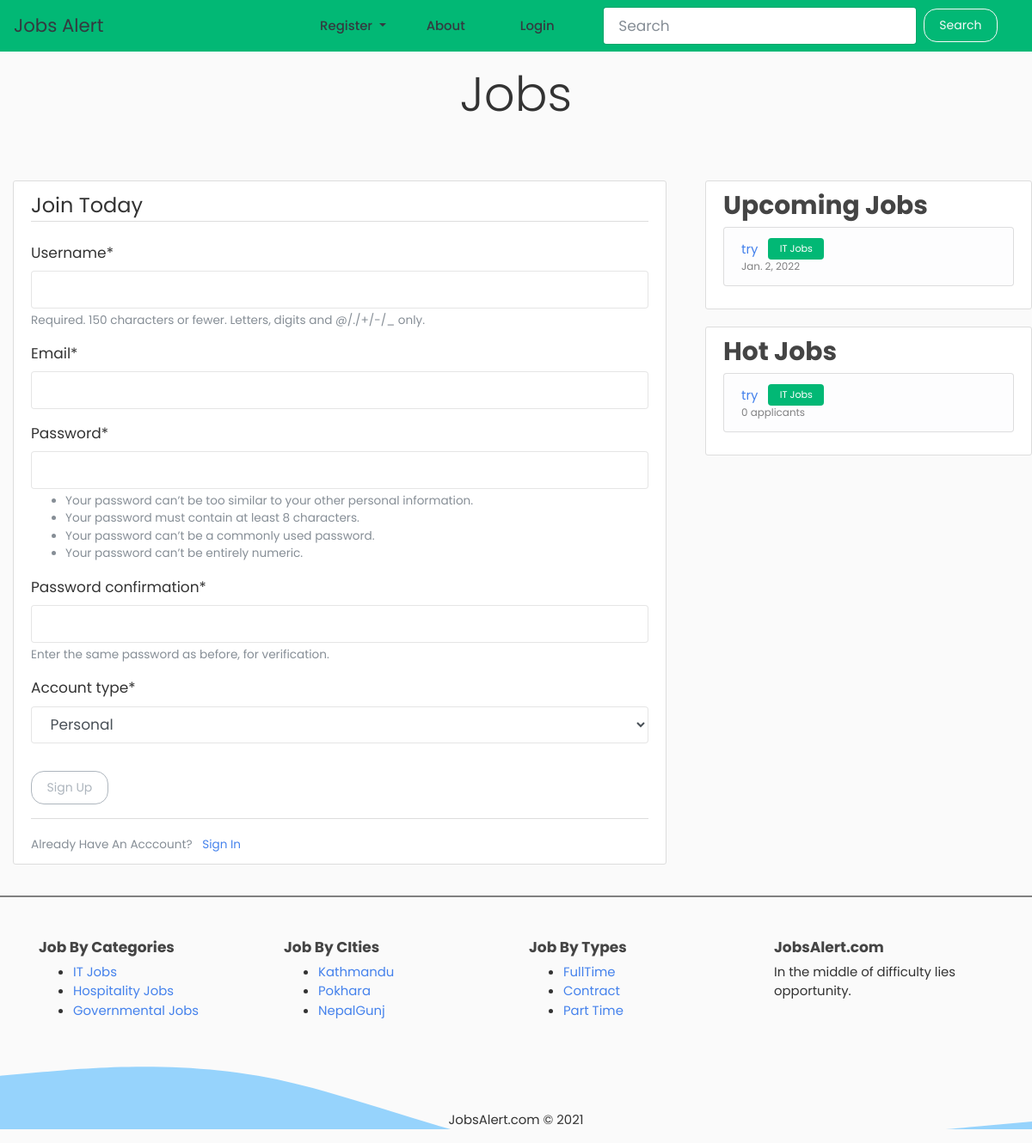
Page /register on the earlier database version.
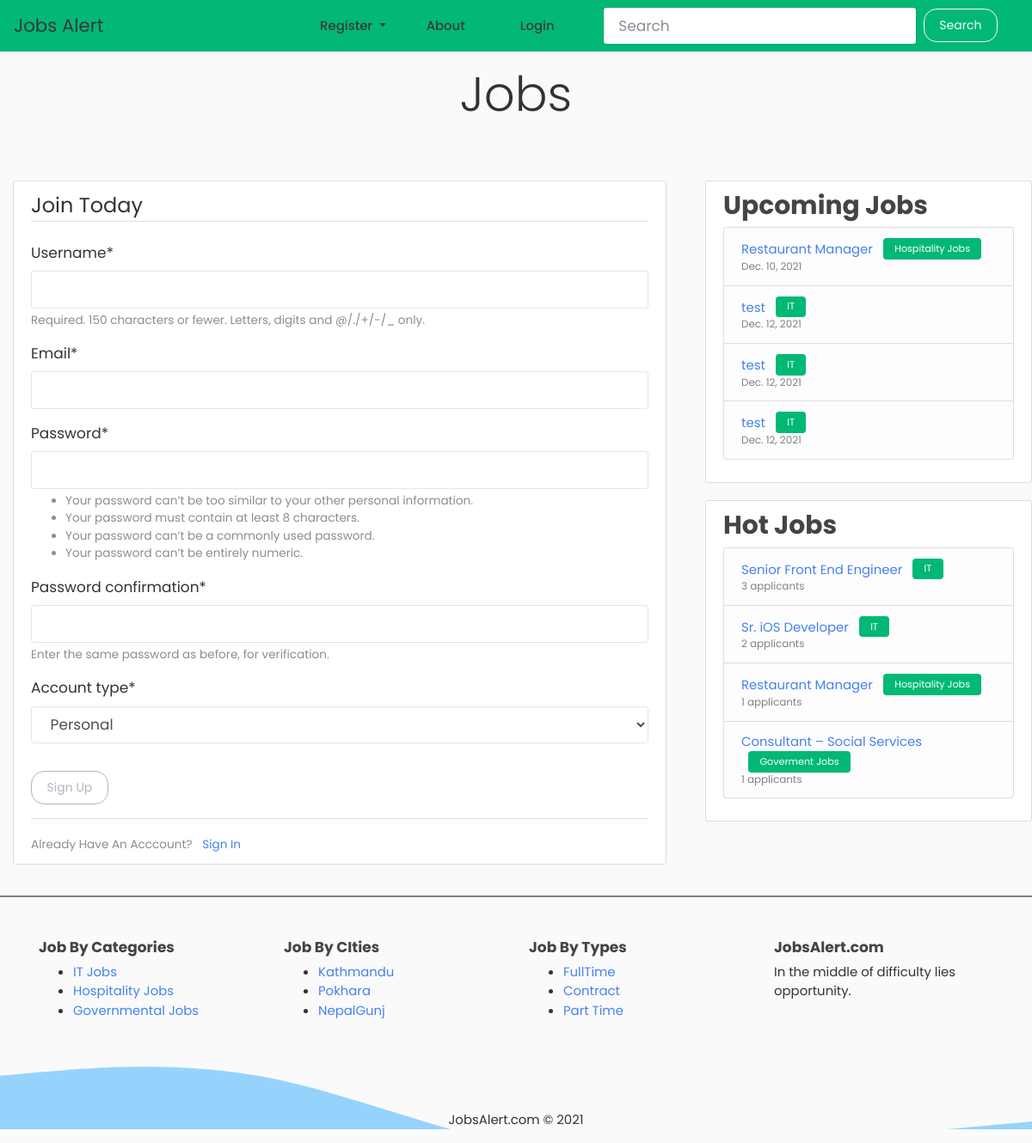
Same page on the later database version.
### blog/models.py (models this page shows, shortened)
class Post(models.Model):
    title = models.CharField(max_length=100)
    content = models.TextField()
    category = models.ForeignKey(
        Category,
        on_delete=models.SET_NULL,
        related_name='posts',
        related_query_name='posts',
        null=True,
    )
    date_posted = models.DateTimeField(default=timezone.now)
    author = models.ForeignKey(User, on_delete=models.CASCADE)
    due_date = models.DateField(help_text="format (YYYY-MM-dd)")

class Category(models.Model):
    category_name = models.CharField(max_length = 50, verbose_name='Category Name')
    image = models.ImageField(upload_to='category_images/', null=True, blank=True)
    def __str__(self):
        return self.category_name

### users/views.py (the view)
# urls.py: path('register', user_views.register, name='register'),
def register(request):
    register_personnel=request.GET.get('register_personnel')
    register_organization=request.GET.get('register_organization')
    ic(
        register_personnel,
        register_organization
    )
    if request.method == 'POST':
        form = UserRegisterForm(request.POST)
        profile_form = UserProfileForm(request.POST)
        if form.is_valid():
            user = form.save()
            profile_form = UserProfileForm(request.POST, instance=user.profile)
            if profile_form.is_valid():
                profile_form.save()
                messages.success(request, f'Your account has been created successfully! You can now log in.')
                return redirect('login')
            else:
                form = UserRegisterForm()
                profile_form = UserProfileForm(request.POST)
    else:
        value = 'personal'
        form = UserRegisterForm()
        if register_personnel:
            value='personal'
        elif register_organization:
            value='organization'
        profile_form = UserProfileForm(initial={'account_type': value})
    context = {'form': form, 'profile_form': profile_form}
    return render(request, 'users/register.html', context)

### users/forms.py
class UserRegisterForm(UserCreationForm):
    email = forms.EmailField()
    class Meta:
        model = User
        fields = ['username', 'email', 'password1', 'password2']

class UserProfileForm(forms.ModelForm):
    CHOICES =(
        ("organization", "Organization"),
        ("personal", "Personal"),
    )
    account_type = forms.ChoiceField(choices = CHOICES)
    class Meta:
        model = Profile
        fields = ['account_type']

### blog/context_processors.py (called while the page is built)
def get_latest_jobs(request):
    posts = Post.objects.filter(due_date__gte=timezone.now()).order_by('due_date')[:4]
    return {
        'hot_box_posts': posts
    }

def get_hot_jobs(request):
    posts = Post.objects.annotate(
                num_applicants=Count('job_applications')
            ).order_by('-num_applicants')[:4]
    return {
        'hot_box_posts_second': posts
    }

### users/templates/users/register.html (shortened to what this page needs)
{% extends "blog/base.html" %}
{% load crispy_forms_tags %}
{% block content %}
    <div class="content-section">
        <form method="POST">
            <fieldset class="form-group">
                <legend class="border-bottom mb-4">Join Today</legend>
                {{ form|crispy }}
                {{ profile_form|crispy }}
            </fieldset>
            <div class="form-group">
                <button class="btn btn-outline-secondary" type="submit">Sign Up</button>
            </div>
        </form>
        <div class="border-top pt-3">
            <small class="text-muted">
                Already Have An Acccount? <a class="ml-2" href="{% url 'login' %}">Sign In</a>
            </small>
        </div>
    </div>
{% endblock content %}

### blog/templates/blog/base.html (shortened to what this page needs)
{% load static %}
{% load humanize %}
<!DOCTYPE html>
<html lang="en">
<head>
  <link rel="stylesheet" href="{% static 'css/bootstrap.min.css' %}">
  <link rel="stylesheet" href="{% static 'css/style.css' %}">
  <link rel="stylesheet" type="text/css" href="{% static 'blog/main.css' %}">
</head>
<body>
  {% include 'blog/navbar.html' %}
  <main role="main">
  <div style="height:150px">
  <p class=" text-center py-3 display-4" style="font-family: 'Pacifico', cursive; !important">{{request.GET.category.upper}}Jobs</p>
  </div>
    <div class="row">
      <div class="col-md-8">
      <div class="container">
      {% block content %}{% endblock %}
      </div>
      </div>
      <div class="col-md-4" id="Sidebar">
        <div class="content-section">
          <h3>Upcoming Jobs</h3>
          <ul class="list-group">
            {% for job in hot_box_posts %}
              <li class="list-group-item list-group-item-light" >
              <a class="" href="{% url 'post-detail' job.id %}">{{ job.title }}</a>
              <span class="ml-2 badge badge-success">{{job.category}}</span>
              <div class="small">{{job.due_date}}</div>
              </li>
            {% endfor %}
          </ul>
        </div>
        <div class="content-section">
          <h3>Hot Jobs</h3>
          <ul class="list-group">
            {% for job in hot_box_posts_second %}
              <li class="list-group-item list-group-item-light" >
              <a class="" href="{% url 'post-detail' job.id %}">{{ job.title }}</a>
              <span class="ml-2 badge badge-success">{{job.category}}</span>
              <div class="small">{{job.num_applicants}} applicants</div>
              </li>
            {% endfor %}
          </ul>
        </div>
      </div>
    </div>
    <hr style="border:1px solid grey;" class="mb-5"/>
    <footer class="footer-light footer-light-expand-md" style="background: url('{% static 'images/wave.svg' %}');background-size: cover;">
            <div class="container">
            <div class="row" style="min-height:200px;">
                <div class="col-md-3 item">
                    <h3 class="h6">Job By Categories</h3>
                    <ul>
                        <li><a href="{% url 'blog-home' %}?category=it">IT Jobs</a></li>
                        <li><a href="{% url 'blog-home' %}?category=hospitality">Hospitality Jobs</a></li>
                        <li><a href="{% url 'blog-home' %}?category=governmental">Governmental Jobs</a></li>
                    </ul>
                </div>
                <div class="col-md-3 item">
                    <h3 class="h6">Job By CIties</h3>
                    <ul>
                        <li><a href="#">Kathmandu</a></li>
                        <li><a href="#">Pokhara</a></li>
                        <li><a href="#">NepalGunj</a></li>
                    </ul>
                </div>
                <div class="col-md-3 item">
                    <h3 class="h6">Job By Types</h3>
                    <ul>
                        <li><a href="#">FullTime</a></li>
                        <li><a href="#">Contract</a></li>
                        <li><a href="#">Part Time</a></li>
                    </ul>
                </div>
                <div class="col-md-3 item text">
                    <h3 class="h6">JobsAlert.com</h3>
                    <p>In the middle of difficulty lies opportunity.</p>
                </div>
                <div class="col item social"></div>
            </div>
            </div>
            <p class="copyright text-center">JobsAlert.com © 2021</p>
    </footer>
  </main>
</body>
</html>

Differences in the rows shown:
removed Post: title "try", category "IT Jobs", due_date "Jan. 2, 2022", num_applicants "0"
added Post: title "Restaurant Manager", category "Hospitality Jobs", due_date "Dec. 10, 2021", num_applicants "1"
added Post: title "test", category "IT", due_date "Dec. 12, 2021", shown under "Upcoming Jobs"
added Post: title "test", category "IT", due_date "Dec. 12, 2021", shown under "Upcoming Jobs"
added Post: title "test", category "IT", due_date "Dec. 12, 2021", shown under "Upcoming Jobs"
added Post: title "Senior Front End Engineer", category "IT", num_applicants "3", shown under "Hot Jobs"
added Post: title "Sr. iOS Developer", category "IT", num_applicants "2", shown under "Hot Jobs"
added Post: title "Consultant – Social Services", category "Goverment Jobs", num_applicants "1", shown under "Hot Jobs"
